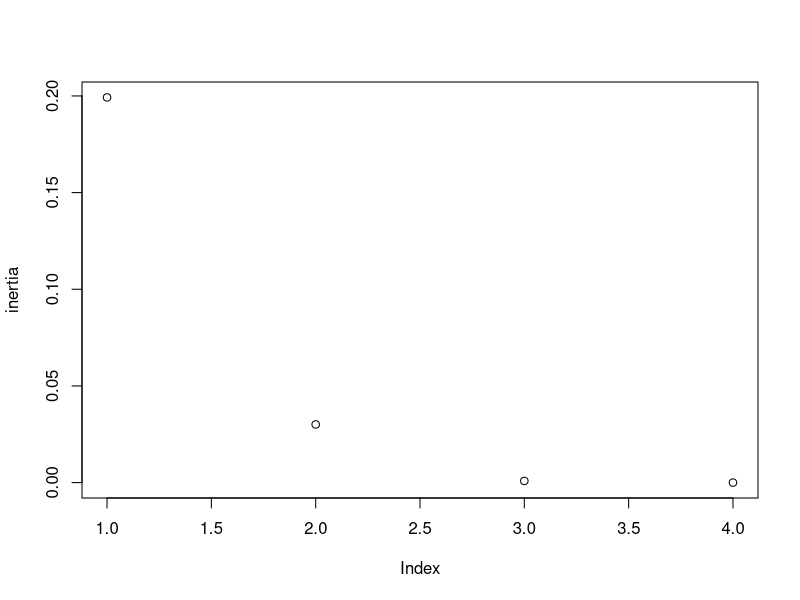
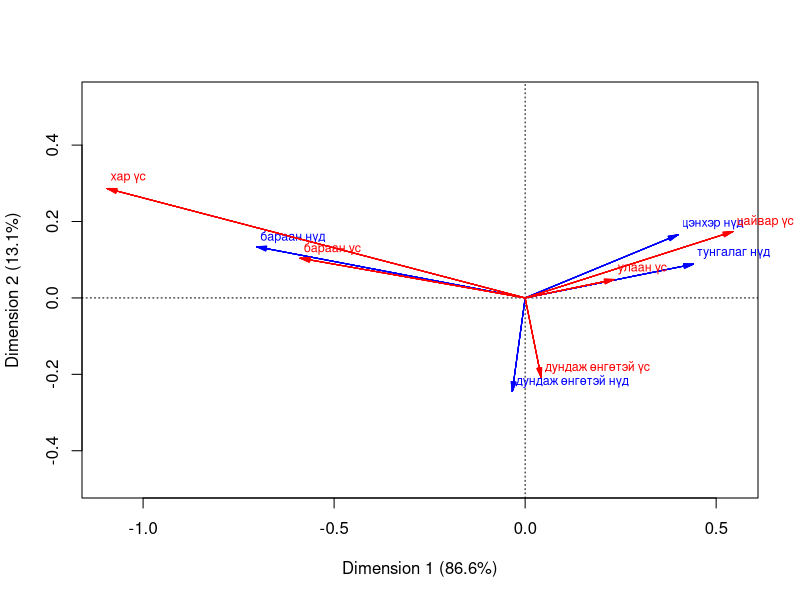
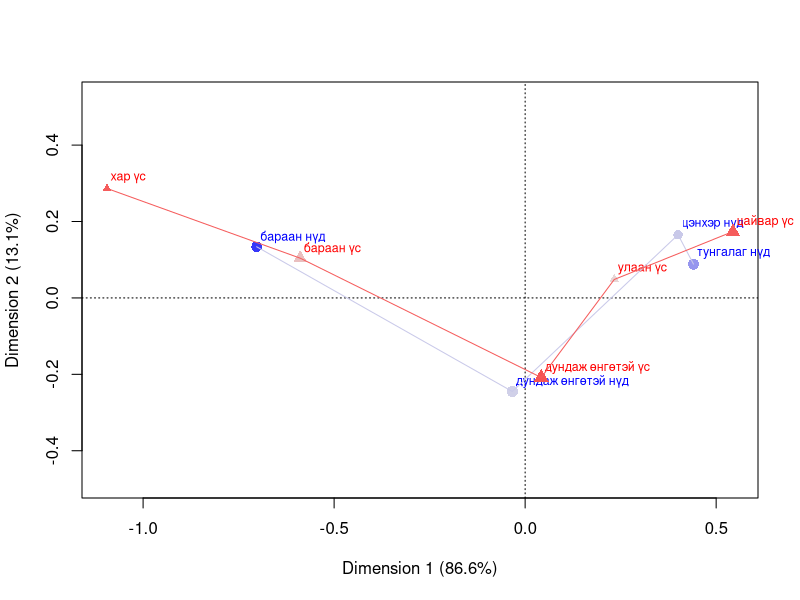

The R source for these figures, in order:
#
# Correspondence Analysis
# Author: galaa
# Created on 2016/03/19 07:49:41
#

## Data 1

N <- matrix(
  data = c(32, 53, 10, 3, 11, 50, 10, 30, 10, 25, 7, 5, 3, 15, 7, 8),
  nrow = 4, ncol = 4, byrow = TRUE,
  dimnames = list(
    "Нүд" = c("хүрэн нүд", "цэнхэр нүд", "бор нүд", "ногоон нүд"),
    "Үс" = c("хар үс", "хүрэн үс", "улаан үс", "цайвар үс")
  )
)

## Data 2

N <- matrix(c(326, 38, 241, 110, 3, 688, 116, 584, 188, 4, 343, 84, 909, 412, 26, 98, 48, 403, 681, 85), nrow = 4, ncol = 5, byrow = TRUE)
dimnames(N) <- list(c("цэнхэр нүд", "тунгалаг нүд", "дундаж өнгөтэй нүд", "бараан нүд"), c("цайвар үс", "улаан үс", "дундаж өнгөтэй үс", "бараан үс", "хар үс"))
names(dimnames(N)) <- c("Нүд", "Үс")

## Print Data

print(N)

## Convert Crosstab to dataframe

raw_data = epitools::expand.table(N)
# print(raw_data)

## Chi-square Test for independence

chisq.test(x = N)

## Sample Size & Row and Column Sums

n.. = sum(N)
m = nrow(N)
n = ncol(N)
sum_row = rowSums(N)
sum_col = colSums(N)

## Joint Distribution

P = N / n..; print(P)

## Row and Column Mass -- Marginal Distributions

p.mar_row = sum_row / n..; P.mar_row = diag(p.mar_row); print(p.mar_row) ## Row Mass
p.mar_col = sum_col / n..; P.mar_col = diag(p.mar_col); print(p.mar_col) ## Column Mass

## Row and Column Percentages -- Conditional Distributions

P.con_row = prop.table(N, 1); print(P.con_row) # row percentages
P.con_col = prop.table(N, 2); print(P.con_col) # column percentages

## Row Chi-square Distances to Centroid -- Chi-square Distances between Conditional Distributions and Marginal Distribution

ChiDist_row = c()
for (i in 1:m) {
  ChiDist_row[i] = sqrt(t(P.con_row[i,] - p.mar_col) %*% solve(P.mar_col) %*% (P.con_row[i,] - p.mar_col))
}
print(ChiDist_row)

## Column Chi-square Distances to Centroid -- Chi-square Distances between Conditional Distributions and Marginal Distribution

ChiDist_col = c()
for (j in 1:n) {
  ChiDist_col[j] = sqrt(t(P.con_col[,j] - p.mar_row) %*% solve(P.mar_row) %*% (P.con_col[,j] - p.mar_row))
}
print(ChiDist_col)

## Chi-square Distance to Independence & Inertia and Decomposition of Chi-square Distance

C = expm::sqrtm(solve(P.mar_row)) %*% (P - p.mar_row %*% t(p.mar_col)) %*% expm::sqrtm(solve(P.mar_col)); print(C)
r = Matrix::rankMatrix(C)[1]; print(r)
sum(diag(t(C) %*% C))
sum(diag(C %*% t(C)))

sum(C^2) ## Total Inertia

rowSums(C^2) ## Row Inertias
colSums(C^2) ## Column Inertias

inertia <- eigen(C %*% t(C))$values ## Inertias (by factors)
sum(eigen(C %*% t(C))$values) * n.. # (total inertia) * (sample size) = (chi-square statistics)
inertia/sum(inertia)*100 ## Inertia Percentage
cumsum(inertia)/sum(inertia)*100 ## Inertia Cumumlative Percentage
plot(inertia) ## plot

## Weighted Projections of Rows and Columns & Its properties

SVD = svd(C); Lambda = diag(SVD$d); Gamma = SVD$u; Delta = SVD$v

S = t(expm::sqrtm(solve(P.mar_row)) %*% Gamma %*% Lambda); print(t(S)) # principal coordinates
V = t(expm::sqrtm(solve(P.mar_col)) %*% Delta %*% Lambda); print(t(V)) # principal coordinates

S %*% p.mar_row # == 0
V %*% p.mar_col # == 0

S_std = t(Gamma) %*% expm::sqrtm(solve(P.mar_row)); print(t(S_std)) # standard coordinates
V_std = t(Delta) %*% expm::sqrtm(solve(P.mar_col)); print(t(V_std)) # standard coordinates

S_std %*% P.mar_row %*% t(S_std) # == identity matrix
V_std %*% P.mar_col %*% t(V_std) # == identity matrix

## Covariance of Principal Coordinates

for (k in 1:r) {
  print(sum(p.mar_row * S[k,]^2))
}
diag(Lambda)[1:r]^2

## Contributions

C_row = c()
for (k in 1:r) {
  t = c()
  for (i in 1:m) {
    t = cbind(t, p.mar_row[[i]] * S[k,i]^2 / diag(Lambda)[k]^2)
  }
  C_row = rbind(C_row, t)
}
print(C_row)

C_col = c()
for (k in 1:r) {
  t = c()
  for (j in 1:n) {
    t = cbind(t, p.mar_col[[j]] * V[k,j]^2 / diag(Lambda)[k]^2)
  }
  C_col = rbind(C_col, t)
}
print(C_col)

## ------------------------------------------------------------------
## Correspondence Analysis with specific function from the package ca
## ------------------------------------------------------------------

# install.packages("ca") # if required

library(ca)

output_ca <- ca(N)
print(output_ca) # basic results
summary(output_ca)
output_plot = plot(output_ca, arrows = c(TRUE, TRUE))
plot(output_ca, lines = c(TRUE, TRUE), mass = c(TRUE, TRUE), contrib = c("absolute", "absolute"))
